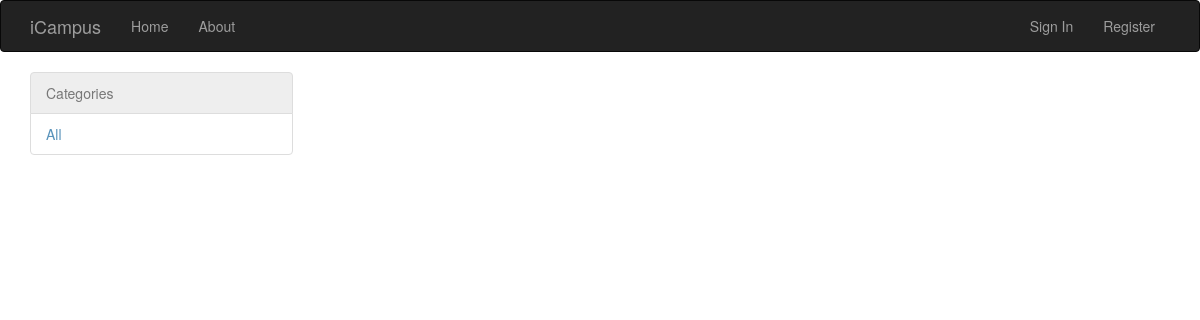
Page /category/2 on the earlier database version.
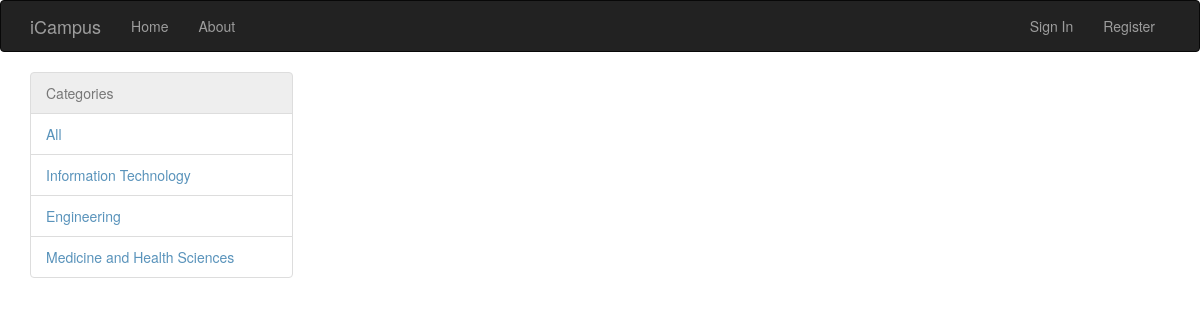
Same page on the later database version.
### app/models.py (models this page shows, shortened)
class Category(db.Model):
    __tablename__ = 'categories'
    id = db.Column(db.Integer, primary_key=True)
    name = db.Column(db.String(64))
    overview = db.Column(db.Text)
    careers = db.relationship('Career', backref='category', lazy='dynamic')

### app/main/views.py (the view)
@main.route('/')
@main.route('/category/<int:id>')
def home(id=None):
    categories = Category.query.all()
    careers = Career.query.all()
    category = Category.query.filter_by(id=id).first()
    if category:
       careers = category.careers
    return render_template('index.html', category=category, careers=careers, categories=categories)

### app/main/__init__.py (called while the page is built)
@main.app_context_processor
def inject_permissions():
    return dict(Permission=Permission)

### app/templates/index.html (shortened to what this page needs)
{% extends 'base.html' %}
{% block page_content %}
	<div class="row">
		<div class="col-sm-3">
			<ul class="list-group">
			    <li class="list-group-item disabled">Categories</li>
				<li class="list-group-item" {% if not category %}class="selected"{% endif %}>
					<a href="/">All</a>
				</li>
				{% for category in categories %}
				<li class="list-group-item">
					<a href="{{ url_for('main.home', id=category.id) }}">{{ category.name }}</a>
				</li>
				{% endfor %}
			</ul>
		</div>
		<div class="col-sm-6">
	    </div>
	</div>
{% endblock %}

### app/templates/base.html (shortened to what this page needs)
{% extends "bootstrap/base.html" %}
{% block head %}
    {{ super() }}
    <link rel="stylesheet" href="{{ url_for('static', filename = 'css/base.css') }}">
    <link rel="stylesheet" href="{{ url_for('static', filename = 'css/comment.css') }}">
{% endblock %}
{% block navbar %}
<div class="navbar navbar-inverse" role="navigation">
    <div class="container">
        <div class="navbar-header">
            <a class="navbar-brand" href="/">iCampus</a>
        </div>
        <div class="navbar-collapse collapse">
            <ul class="nav navbar-nav">
                <li><a href="/">Home</a></li>
                <li><a href="/about">About</a></li>
            </ul>
            <ul class="nav navbar-nav navbar-right">
                {% if current_user.is_authenticated %}
                <li style=""><a href="">{{ current_user.username | capitalize }}</a></li>
                <li><a href="{{ url_for('auth.logout') }}">Sign Out</a></li>
                {% else %}
                <li><a href="{{ url_for('auth.login') }}">Sign In</a></li>
                <li><a href="{{ url_for('auth.register') }}">Register</a></li>
                {% endif %}
            </ul>
        </div>
    </div>
</div>
{% endblock %}
{% block content %}
<div class="container">
    {% block page_content %}{% endblock %}
</div>
{% endblock %}

### app/static/css/base.css (style rules this page uses)
a { text-decoration:none; color:#5993bb; }

Differences in the rows shown:
added Category: name "Information Technology"
added Category: name "Engineering"
added Category: name "Medicine and Health Sciences"
